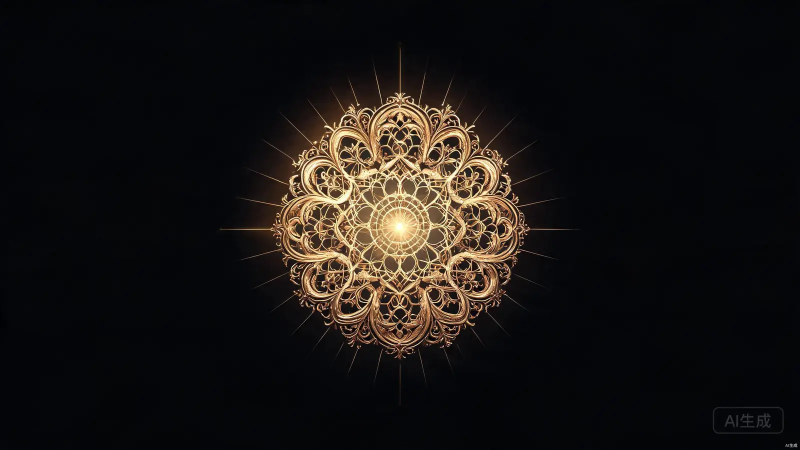
#> input picture assets/divider-bg.webp, 1600 x 900 px, given in place of 77b1919e-3e39-40be-9656-ec1b3e648e18.png, which was not available (shown at 1/2 size)
$ python __cut-qian-tube.py
#> lines starting #> are read from the running program, lines starting #| are printed output that depends on the picture; long printed decimals are rounded; pictures that were not available may be replaced by others from this repository, and a replacement may not be noted
# -*- coding: utf-8 -*-
# 签桶黑底素材 -> 透明 webp（按 asset-geometry-verify 技能:覆盖率还原 alpha + 除底防黑边）
from PIL import Image
import os

SRC = r"C:\Users\14819\xwechat_files\wxid_lte5ou5fq8p322_98bd\temp\InputTemp\77b1919e-3e39-40be-9656-ec1b3e648e18.png"
OUT_DIR = r"C:\Users\14819\Desktop\upon-star-dev-spec\upon-star-dev-spec\assets"
TMP = os.path.join(os.environ.get("TEMP", "."), "qian_preview")

im = Image.open(SRC).convert("RGB")
#> im is the input picture: PIL image 1600x900 RGB; mean R, G, B 23.9, 21, 19.4
W, H = im.size
#> W = 1600; H = 900
print("source:", W, H)
#| source: 1600 900

# 1) 四角+边缘带实测背景（每处 24x24 平均）
px = im.load()
def avg(x0, y0):
#> called with x0 = 0, y0 = 0
    rs = gs = bs = n = 0
    for y in range(y0, y0+24):
        for x in range(x0, x0+24):
            r, g, b = px[x, y]; rs += r; gs += g; bs += b; n += 1
#> after the loop, bs = 3694; gs = 2499; n = 576; rs = 1344
    return (rs/n, gs/n, bs/n)
corners = [avg(0,0), avg(W-24,0), avg(0,H-24), avg(W-24,H-24), avg(W//2-12,0), avg(W//2-12,H-24)]
#> corners = [(2.33, 4.34, 6.41), (3.56, 5.56, 7.67), (3.72, 5.72, 9.61), (23.37, 25.31, 27.43), (4.78, 6.78, 9.44), (4.25, 6.24, 8.92)]
BG = tuple(sum(c[i] for c in corners)/len(corners) for i in range(3))
#> BG = (7, 8.99, 11.58)
print("BG:", [round(v,1) for v in BG], "corners:", [[round(v) for v in c] for c in corners])
#| BG: [7.0, 9.0, 11.6] corners: [[2, 4, 6], [4, 6, 8], [4, 6, 10], [23, 25, 27], [5, 7, 9], [4, 6, 9]]

LO = max(BG) + 2.0
#> LO = 13.58
FULL = 236.0
print("LO:", LO, "FULL:", FULL)
#| LO: 13.581 FULL: 236.0

# 2) 覆盖率还原 alpha（单遍逐像素,无 numpy）+ 除底
src = im.tobytes()
out = bytearray(len(src) + W*H)  # RGBA interleaved manually -> use Image.frombytes later
rgba = bytearray(W*H*4)
for i in range(W*H):
    r = src[i*3]; g = src[i*3+1]; b = src[i*3+2]
    mx = r if r > g else g
    if b > mx: mx = b
    if mx <= LO:
        a = 0.0
    elif mx >= FULL:
        a = 1.0
    else:
        t = (mx - LO) / (FULL - LO)
        a = t*t*(3 - 2*t)  # smoothstep
    j = i*4
    if a <= 0:
        rgba[j] = rgba[j+1] = rgba[j+2] = 0; rgba[j+3] = 0
    else:
        if a < 1.0:
            # 除底: C = (p - (1-a)*BG)/a
            ia = 1.0 - a
            r2 = (r - ia*BG[0]) / a; g2 = (g - ia*BG[1]) / a; b2 = (b - ia*BG[2]) / a
            r = 0 if r2 < 0 else (255 if r2 > 255 else r2)
            g = 0 if g2 < 0 else (255 if g2 > 255 else g2)
            b = 0 if b2 < 0 else (255 if b2 > 255 else b2)
        rgba[j] = int(r+0.5); rgba[j+1] = int(g+0.5); rgba[j+2] = int(b+0.5)
        rgba[j+3] = int(a*255+0.5)
#> this loop made 1440000 passes

im_a = Image.frombytes("RGBA", (W, H), bytes(rgba))
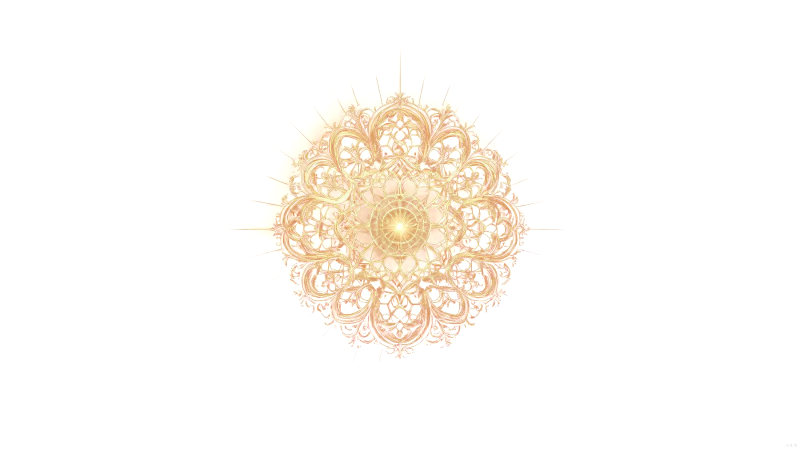
#> im_a: PIL image 1600x900 RGBA (shown at 1/2 size); mean R, G, B, A 49.3, 42.7, 31.1, 19.4; transparent parts drawn white

# 3) alpha 统计
hist = im_a.split()[3].histogram()
tot = W*H
print("alpha=0: %.1f%%  alpha>200: %.1f%%  mid: %.1f%%" % (
    hist[0]*100.0/tot, sum(hist[200:])*100.0/tot, sum(hist[1:200])*100.0/tot))
#| alpha=0: 83.0%  alpha>200: 5.2%  mid: 11.7%

# 4) 裁到内容 bbox（烟雾星光保留,留 8px 边）
bbox = im_a.getbbox()
print("bbox:", bbox)
#| bbox: (440, 85, 1595, 895)
if bbox:
    pad = 8
    l = max(0, bbox[0]-pad); t = max(0, bbox[1]-pad)
    r = min(W, bbox[2]+pad); btm = min(H, bbox[3]+pad)
    im_a = im_a.crop((l, t, r, btm))
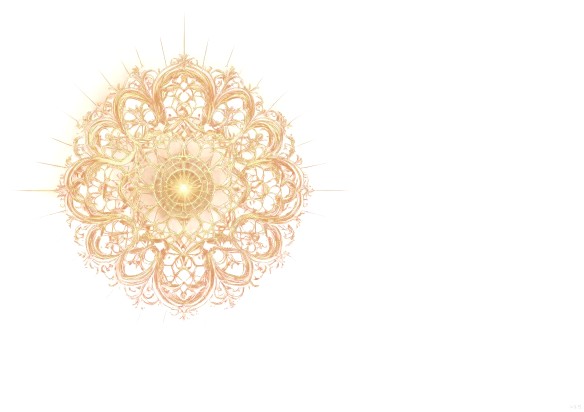
#> im_a: PIL image 1168x823 RGBA (shown at 1/2 size); mean R, G, B, A 73.8, 64, 46.6, 29; transparent parts drawn white
print("cropped:", im_a.size)
#| cropped: (1168, 823)

# 5) 缩到 320 宽（最大显示 96px,约 3.3x）+ 输出 webp
tw = 320
th = round(im_a.size[1] * tw / im_a.size[0])
im_out = im_a.resize((tw, th), Image.LANCZOS)
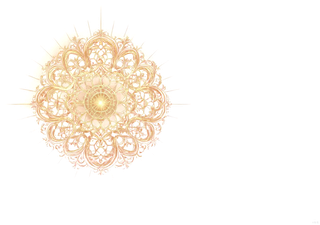
#> im_out: PIL image 320x225 RGBA; mean R, G, B, A 62, 53.4, 40.5, 29; transparent parts drawn white
out_path = os.path.join(OUT_DIR, "qian-tube.webp")
im_out.save(out_path, "WEBP", quality=88, method=6)
print("saved:", out_path, im_out.size, os.path.getsize(out_path)//1024, "KB")
#| saved: C:\Users\14819\Desktop\upon-star-dev-spec\upon-star-dev-spec\assets/qian-tube.webp (320, 225) 26 KB

# 6) 肉眼复核:叠在页面深色底(#0d0d14)上导出 jpg
bg_img = Image.new("RGB", (tw+80, th+80), (13, 13, 20))
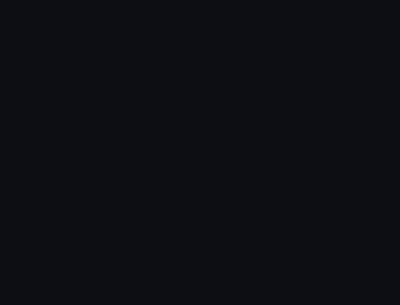
#> bg_img: PIL image 400x305 RGB; mean R, G, B 13, 13, 20
bg_img.paste(im_out, (40, 40), im_out)
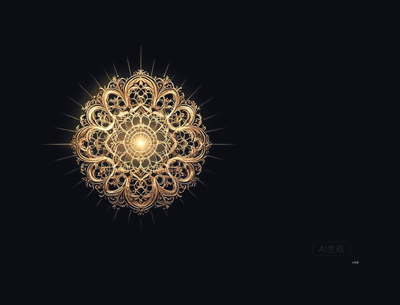
#> bg_img: PIL image 400x305 RGB; mean R, G, B 27.9, 25.1, 27.9
bg_img.save(TMP + ".jpg", quality=90)
print("preview:", TMP + ".jpg")

$ run again, on assets/divider-bg.jpg
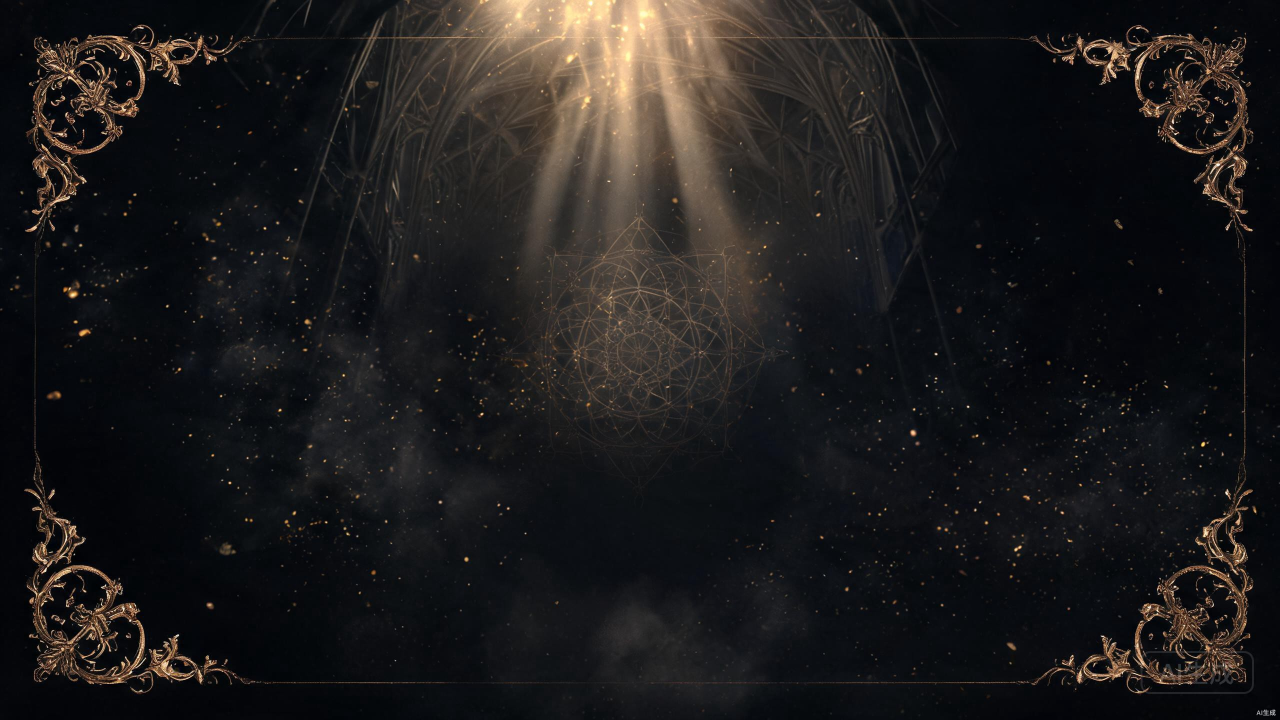
#> input picture assets/divider-bg.jpg, 2560 x 1440 px, given in place of 77b1919e-3e39-40be-9656-ec1b3e648e18.png, which was not available (shown at 1/2 size)
#> im is the input picture: PIL image 2560x1440 RGB; mean R, G, B 28.6, 27.2, 27.6
#| source: 2560 1440
#> after the loop in avg, `for y in range(y0, y0+24):`: bs = 6848; gs = 4544; n = 576; rs = 3968
#> corners = [(6.89, 7.89, 11.89), (6.31, 7.31, 11.31), (4.99, 5.99, 9.99), (29.51, 30.47, 34.91), (248.5, 214.5, 161.3), (18.53, 19.53, 23.53)]
#> BG = (52.45, 47.62, 42.16)
#| BG: [52.5, 47.6, 42.2] corners: [[7, 8, 12], [6, 7, 11], [5, 6, 10], [30, 30, 35], [249, 215, 161], [19, 20, 24]]
#> LO = 54.45
#| LO: 54.453 FULL: 236.0
#> the loop `for i in range(W*H):` made 3686400 passes
#| alpha=0: 87.4%  alpha>200: 1.9%  mid: 10.7%
#| bbox: (1, 0, 2560, 1431)
#| cropped: (2560, 1439)
#> `im_out = im_a.resize((tw, th), Image.LANCZOS)`:
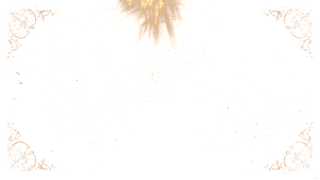
#> im_out: PIL image 320x180 RGBA; mean R, G, B, A 54.4, 48.9, 42.4, 10.2; transparent parts drawn white
#| saved: C:\Users\14819\Desktop\upon-star-dev-spec\upon-star-dev-spec\assets/qian-tube.webp (320, 180) 25 KB
#> `bg_img.paste(im_out, (40, 40), im_out)`:
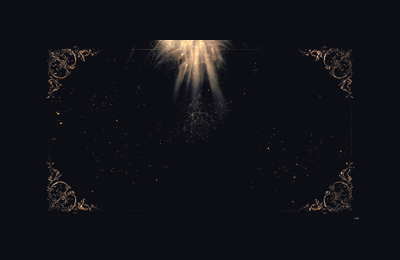
#> bg_img: PIL image 400x260 RGB; mean R, G, B 17.9, 17.1, 23
